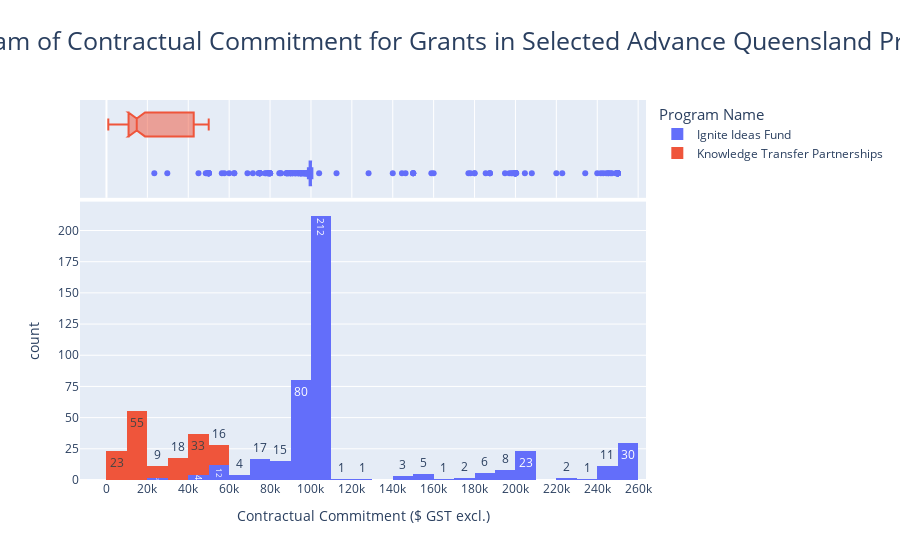

The notebook cell this image was saved under:
### Markdown cell above
### [Q7] Visualise the data

- Using the plotly library, create histograms of the committed funds for the different groups
- Set the number of bins to an appropriate value
- Display the actual counts in the bars
- Enhance the visualisation of the variance by including a box plot
- Use suitable colours and add appropriate textual information

### Code cell
# Your answer here
# Looks like concat serves the same purpose as rbind in R
plot_df = pd.concat([ignite_df, knowl_df])

#Set up the histogram
plot7_fig = px.histogram(plot_df, x ="Contractual Commitment ($ GST excl.)", 
                         nbins = 40, 
                         color = "Program Name",
                         marginal="box",
                         text_auto=True,
                         title = "Histogram of Contractual Commitment for Grants in Selected Advance Queensland Programs")
#Update the labels formatting
plot7_fig.update_layout(
    title_font_size=25,
    title_x=0.5,
    legend_title_font_size=15,
    height=500
)
#Update the axes
plot7_fig.update_xaxes(tick0=0, dtick=20000)
plot7_fig.update_yaxes(dtick=25)
plot7_fig.show()

### Figure 1 — Plotly figure (JSON) as saved in the notebook; plotly's stock layout.template omitted (floating-point values rounded to 4 significant figures; data arrays with more than 128 entries replaced by an {"elided": "..."} marker saying what was removed)
{"data": [{"alignmentgroup": "True", "bingroup": "x", "hovertemplate": "Program Name=Ignite Ideas Fund<br>Contractual Commitment ($ GST excl.)=%{x}<br>count=%{y}<extra></extra>", "legendgroup": "Ignite Ideas Fund", "marker": {"color": "#636efa", "pattern": {"shape": ""}}, "name": "Ignite Ideas Fund", "nbinsx": 40, "offsetgroup": "Ignite Ideas Fund", "orientation": "v", "showlegend": true, "texttemplate": "%{value}", "type": "histogram", "x": {"elided": "440 int values"}, "xaxis": "x", "yaxis": "y"}, {"alignmentgroup": "True", "hovertemplate": "Program Name=Ignite Ideas Fund<br>Contractual Commitment ($ GST excl.)=%{x}<extra></extra>", "legendgroup": "Ignite Ideas Fund", "marker": {"color": "#636efa"}, "name": "Ignite Ideas Fund", "notched": true, "offsetgroup": "Ignite Ideas Fund", "showlegend": false, "type": "box", "x": {"elided": "440 int values"}, "xaxis": "x2", "yaxis": "y2"}, {"alignmentgroup": "True", "bingroup": "x", "hovertemplate": "Program Name=Knowledge Transfer Partnerships<br>Contractual Commitment ($ GST excl.)=%{x}<br>count=%{y}<extra></extra>", "legendgroup": "Knowledge Transfer Partnerships", "marker": {"color": "#EF553B", "pattern": {"shape": ""}}, "name": "Knowledge Transfer Partnerships", "nbinsx": 40, "offsetgroup": "Knowledge Transfer Partnerships", "orientation": "v", "showlegend": true, "texttemplate": "%{value}", "type": "histogram", "x": {"elided": "154 int values"}, "xaxis": "x", "yaxis": "y"}, {"alignmentgroup": "True", "hovertemplate": "Program Name=Knowledge Transfer Partnerships<br>Contractual Commitment ($ GST excl.)=%{x}<extra></extra>", "legendgroup": "Knowledge Transfer Partnerships", "marker": {"color": "#EF553B"}, "name": "Knowledge Transfer Partnerships", "notched": true, "offsetgroup": "Knowledge Transfer Partnerships", "showlegend": false, "type": "box", "x": {"elided": "154 int values"}, "xaxis": "x2", "yaxis": "y2"}], "layout": {"autosize": true, "barmode": "relative", "legend": {"title": {"font": {"size": 15}, "text": "Program Name"}, "tracegroupgap": 0}, "title": {"font": {"size": 25}, "text": "Histogram of Contractual Commitment for Grants in Selected Advance Queensland Programs", "x": 0.5}, "xaxis": {"anchor": "y", "autorange": true, "domain": [0, 1], "dtick": 20000, "range": [-12940.0, 263800.0], "tick0": 0, "title": {"text": "Contractual Commitment ($ GST excl.)"}, "type": "linear"}, "xaxis2": {"anchor": "y2", "autorange": true, "domain": [0, 1], "dtick": 20000, "matches": "x", "range": [-12940.0, 263800.0], "showgrid": true, "showticklabels": false, "tick0": 0, "type": "linear"}, "yaxis": {"anchor": "x", "autorange": true, "domain": [0, 0.7326], "dtick": 25, "range": [0, 223.2], "title": {"text": "count"}}, "yaxis2": {"anchor": "x2", "autorange": true, "domain": [0.7426, 1], "dtick": 25, "matches": "y2", "range": [-0.5, 1.5], "showgrid": false, "showline": false, "showticklabels": false, "ticks": "", "type": "category"}}}
